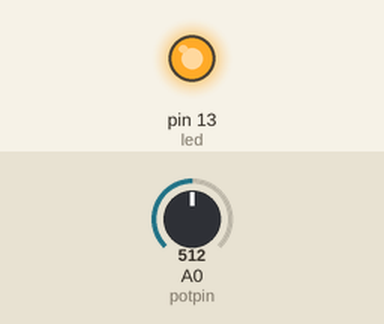
This sketch was run on a simulated Arduino Uno, built with avr-gcc and run on an emulated ATmega328P. Parts: output pins drawn as LEDs (lit = HIGH). The inputs (shaded band) are chosen by the test bench; at power-on: A0 (potpin) = 512.

Above: at 1.2 s.
1.3 s: A0 (potpin) set to 6
2.8 s: A0 (potpin) set to 3
At 3.2 s:
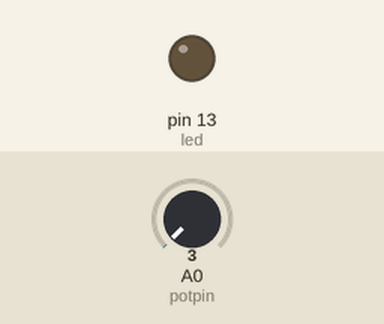
4.3 s: A0 (potpin) set to 122
At 5.5 s:
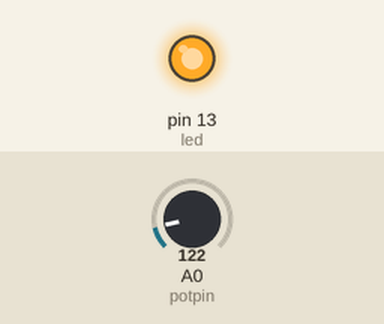
5.8 s: A0 (potpin) set to 0
At 6.7 s:
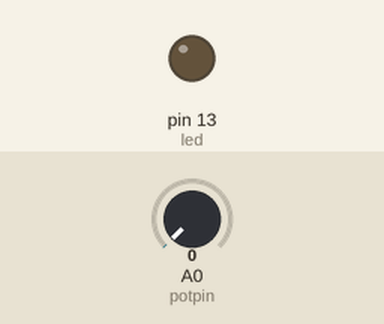
Timing chart, 0 to 8.3 s (numbered marks = the images above; inputs shaded):
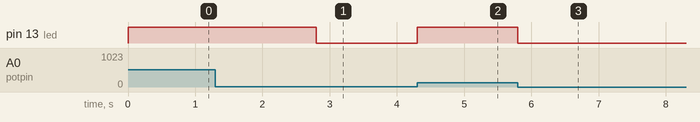

Measured:
- the behaviour switches between 5 and 4 on A0 (potpin) (found by bisection; images 0 and 1)
- after the input at 1.3 s, every drawn part: stays the same
- after the input at 2.8 s, pin 13 (led): HIGH → LOW at once
- after the input at 4.3 s, pin 13 (led): LOW → HIGH at once
- after the input at 5.8 s, pin 13 (led): HIGH → LOW at once

The sketch:

Brightness_controll.ino
```cpp
int led=13;
int potpin=A0;
int potvalue;
int brightness;


void setup(){
pinMode(led,OUTPUT);}


void loop(){
potvalue=analogRead(potpin);
brightness=map(potvalue,0,1023,0,255);
digitalWrite(led,brightness);
}
```
